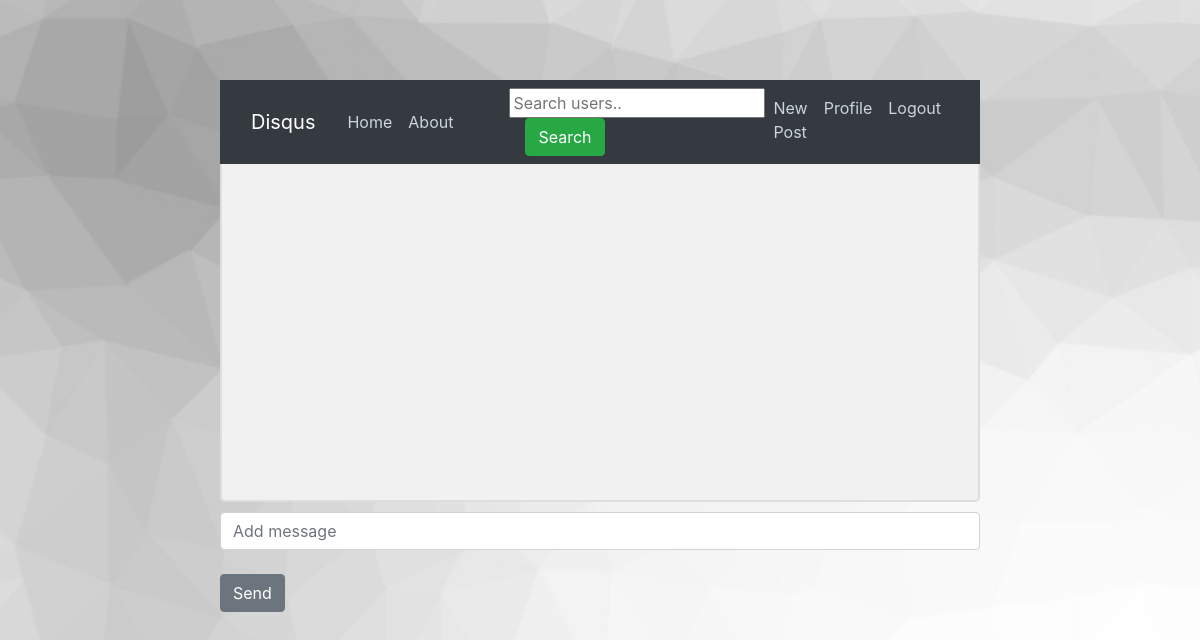
The page /chat/chaitanyahardikar/ (signed in) on the database as committed earlier.
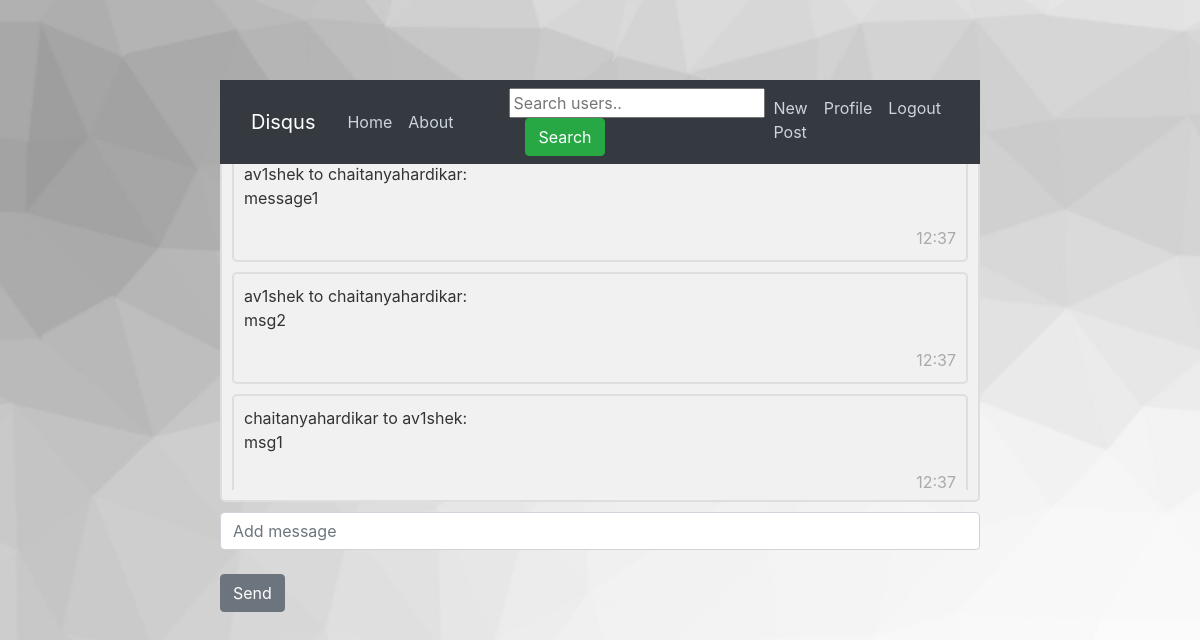
The same page on the database as committed later.
### chat/models.py (models this page shows)
class Message(models.Model):
	sender = models.ForeignKey(User, on_delete=models.CASCADE, related_name='sender')
	receiver = models.ForeignKey(User, on_delete=models.CASCADE, related_name='receiver')
	timestamp = models.DateTimeField(default=timezone.now)
	content = models.CharField(max_length=1000)

### chat/views.py (the view, shortened to what this page needs)
# urls.py: path('<str:username>/', views.Conversation, name='conversation'),
def Conversation(request, username):
	user = request.user
	user2 = User.objects.get(username=username)
	messages = Message.objects.filter(Q(sender=user,receiver=user2) | Q(receiver=user,sender=user2)).order_by('timestamp')
	context = {
		'messages' : messages,
		'user' : user,
	}
	return render(request, 'chat/conversation.html',context)

### chat/templates/chat/conversation.html (shortened to what this page needs)
{% load static %}
<!DOCTYPE html>
<html>
<head>
<link rel="stylesheet" href="https://stackpath.bootstrapcdn.com/bootstrap/4.4.1/css/bootstrap.min.css">
<link href="{% static 'chat/product.css' %}" rel="stylesheet">
<link href="{% static 'chat/mycss2.css' %}" rel="stylesheet">
<link href="{% static 'feed/main.css' %}" rel="stylesheet">
</head>
<body>
<header class="site-header">
    <nav class="navbar navbar-expand-md navbar-dark bg-dark fixed-top">
      <div class="container">
        <a class="navbar-brand mr-4" href="{% url 'feed-home' %}">Disqus</a>
        <div class="collapse navbar-collapse" id="navbarToggle">
          <div class="navbar-nav mr-auto">
            <a class="nav-item nav-link" href="{% url 'feed-home' %}">Home</a>
            <a class="nav-item nav-link" href="{% url 'feed-about' %}">About</a>
          </div>
          <div class="navbar-nav">
            {% if user.is_authenticated %}
              <form
            class="form-inline my-2 my-lg-0 ml-5"
            action="{% url 'search_users' %}"
            method="get"
          >
            <input name="q" type="text" placeholder="Search users.." />
            <button class="btn btn-success mx-2 my-2 my-sm-0 ml-3" type="submit">
              Search
            </button>
          </form>
              <a class="nav-item nav-link" href="{% url 'post-create' %}">New Post</a>
              <a class="nav-item nav-link" href="{% url 'profile' user.username %}">Profile</a>
              <a class="nav-item nav-link" href="{% url 'logout' %}">Logout</a>
            {% else %}
                <a class="nav-item nav-link" href="{% url 'login' %}">Login</a>
                <a class="nav-item nav-link" href="{% url 'register' %}">Register</a>
            {% endif %}
          </div>
        </div>
      </div>
    </nav>
  </header>
<h2>Chat Messages </h2>
<div class="container2" id="container2">
    <div class="anyClass" id="anyClass">
        {% for message in messages %}
          <div class="container2 msg">
            {{ message.sender }} to {{ message.receiver }}: <p> {{ message.content }} </p>
            <span class="time-right"> {{ message.timestamp|date:"G:i" }} </span>
          </div>
        {% endfor %}
    </div>
</div>
<input type="text" class = "form-control" name="usermsg" id="usermsg" placeholder="Add message"><br>
<button class="btn btn-secondary" name="submitmsg" id="submitmsg">Send</button>
</body>
</html>

### chat/static/chat/product.css (style rules this page uses)
.container { max-width: 960px; }
.site-header { background-color: rgba(0, 0, 0, .85); -webkit-backdrop-filter: saturate(180%) blur(20px); backdrop-filter: saturate(180%) blur(20px); }
.site-header a { color: #999; transition: ease-in-out color .15s; }

### chat/static/chat/mycss2.css (style rules this page uses)
body { margin: 0 auto; max-width: 800px; padding: 0 20px; }
.container2 { border: 2px solid #dedede; background-color: #f1f1f1; border-radius: 5px; padding: 10px; margin: 10px 0; }
.msg { overflow-wrap: break-word; }
.container2::after { content: ""; clear: both; display: table; }
.time-right { float: right; color: #aaa; }
.anyClass { height:350px; overflow-x:auto; overflow-y:scroll; }

### feed/static/feed/main.css (style rules this page uses)
body { background: #fafafa; color: #333333; margin-top: 5rem; background: url("/static/blog/bg3.jpeg") no-repeat center fixed; background-size: cover; background-position: center; }
h1, h2, h3, h4, h5, h6 { color: #444444; }
.bg-dark { background-color: #08070a; }
.site-header .navbar-nav .nav-link { color: #cbd5db; }

Rows that differ between the two databases and show on the page:
added Message: sender "av1shek", receiver "chaitanyahardikar", content "message1", timestamp "12:37"
added Message: sender "av1shek", receiver "chaitanyahardikar", content "msg2", timestamp "12:37"
added Message: sender "chaitanyahardikar", receiver "av1shek", content "msg1", timestamp "12:37"
